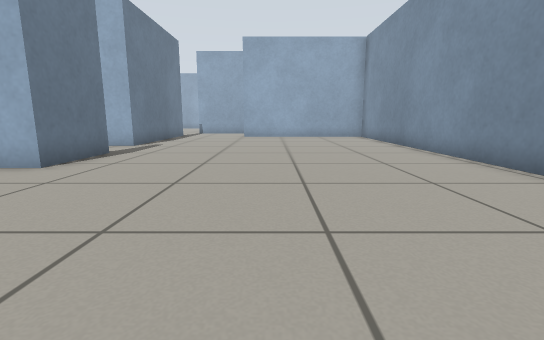
view 1 (above)

17 first-person views from a walk through a robot-simulator world made for Gazebo. The camera is 0.5 m above the floor, tilts 10° down and sees 85° across. The floor is counted in squares, 0.5 m on a side. Each view is taken from the middle of a square. On the plan, view 1 faces up. The plan holds only what a view shows up to about 12 squares ahead; the rest is blank.

view 2
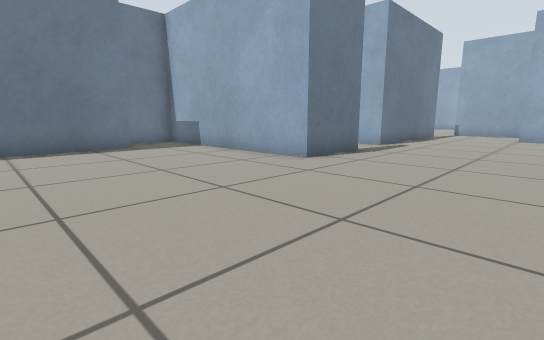

view 3
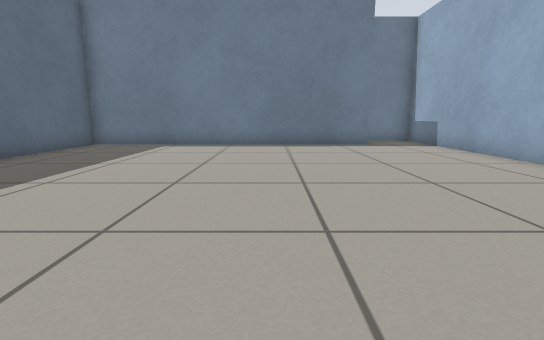

view 4
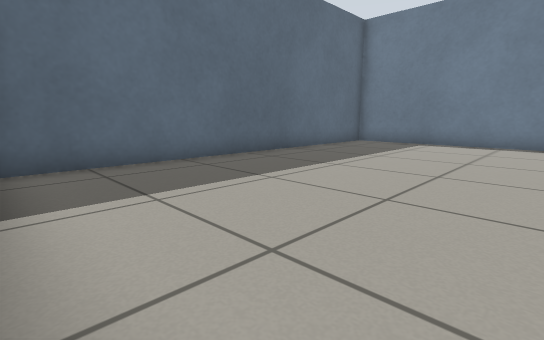

view 5
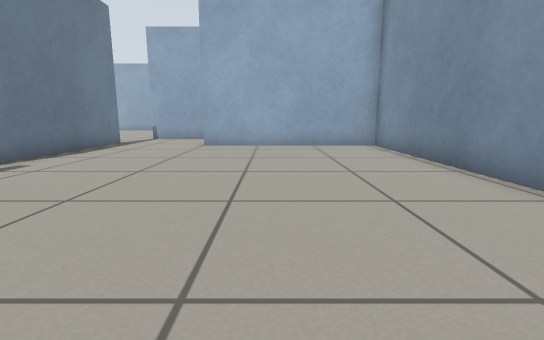

view 6
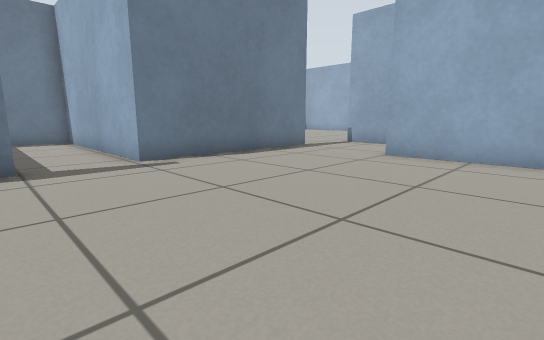

view 7
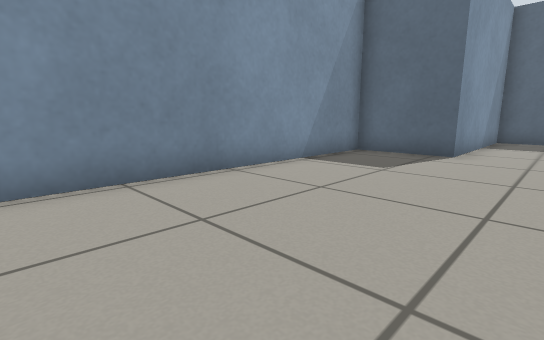

view 8
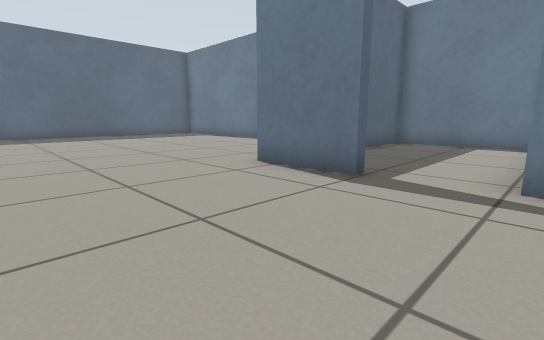

view 9
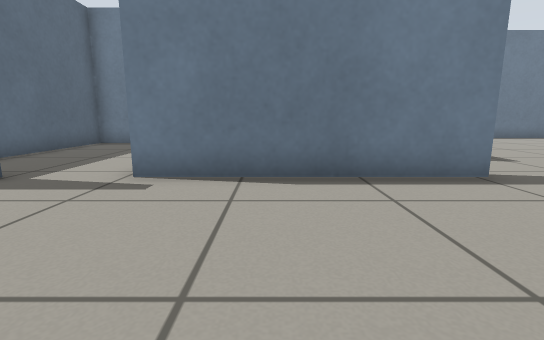

view 10
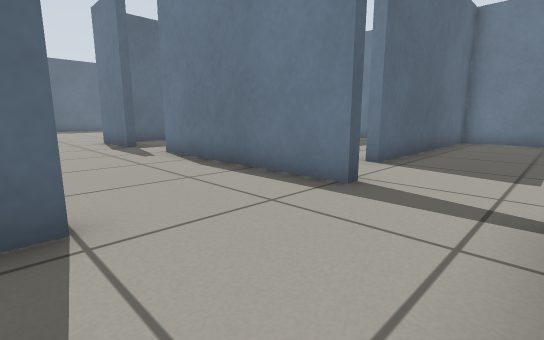

view 11
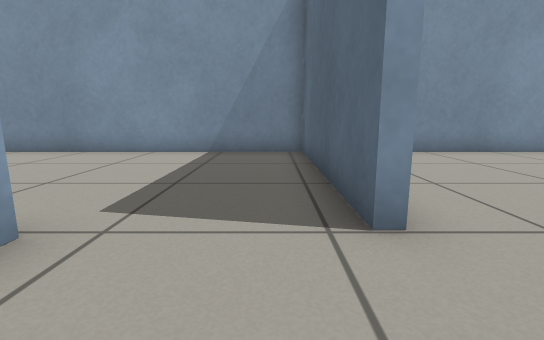

view 12
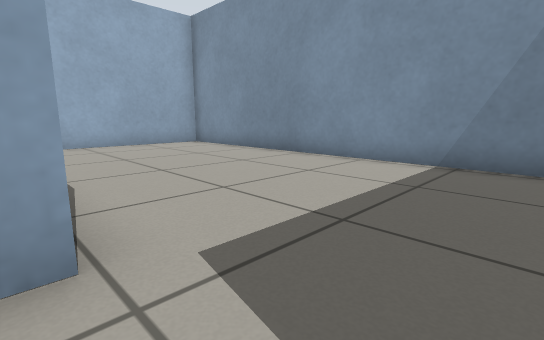

view 13
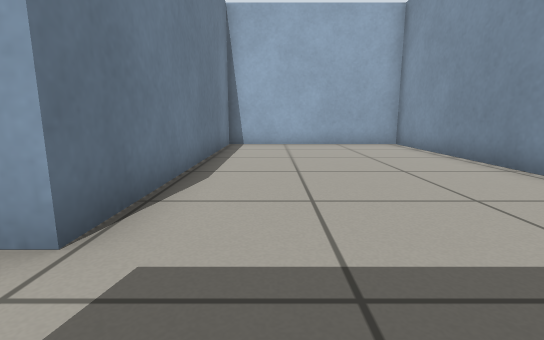

view 14
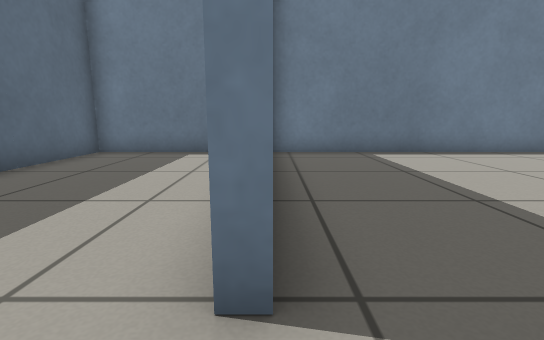

view 15
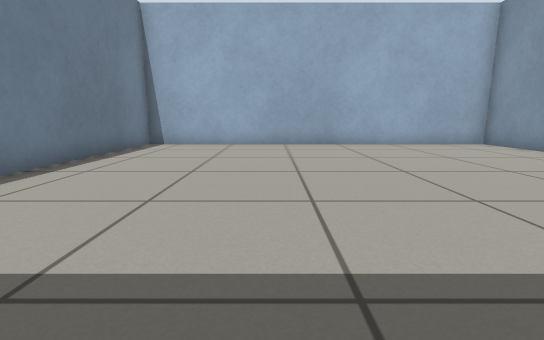

view 16
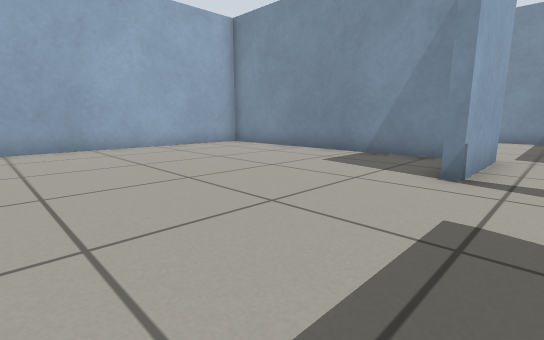

view 17
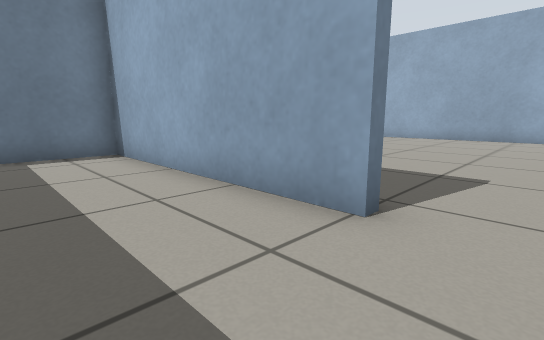

### Floor plan
Ten units are one square. View 1 is at (0, 0); x grows to the right and y downward. Boxes are objects, and circles mark ways between rooms. Rooms are numbered by the first view taken in them; rooms with no view inside come last. Other rooms are left out.
<svg viewBox="-152 -288 204 359">
<path fill="none" stroke="#000" d="M-46 -85 -46 -59 -118 -59 -118 -41M-101 -37 -101 66 20 66 20 6 47 6 47 -157 -15 -157M-50 -155 -50 -106M-15 -161 47 -161 47 -283 -16 -283 -16 -191 -48 -191M-54 -167 -50 -167 -50 -155M-74 -161 -74 -157 -147 -157 -147 -109 -115 -109M-19 -201 -19 -283 -147 -283 -147 -161 -74 -161M-50 -106 -118 -106 -118 -62 -58 -62"/>
<circle cx="-30" cy="-160" r="3" fill="#2a7"/>
<circle cx="-50" cy="-95" r="3" fill="#2a7"/>
<circle cx="-45" cy="-175" r="3" fill="#2a7"/>
<circle cx="-65" cy="-160" r="3" fill="#2a7"/>
<text x="-20" y="-40">1</text>
<text x="10" y="-220">2</text>
<text x="-100" y="-140">3</text>
<text x="-90" y="-230">4</text>
<text x="-90" y="-90">5</text>
</svg>
Room 1 opens to room 2. Room 1 opens to room 5. Room 2 opens to room 4. Room 3 opens to room 4.

Where each view was taken, in squares from view 1:
view 1: 0 up, 0 right, facing up
view 2: 0 up, 0 right, facing up-left
view 3: 0 up, 1 right, facing left
view 4: 0 up, 2 right, facing down-left
view 5: 5 up, 1 right, facing up
view 6: 8 up, 2 right, facing up-left
view 7: 8 up, 0 right, facing down-right
view 8: 11 up, 0 right, facing down-left
view 9: 13 up, 0 right, facing left
view 10: 19 up, 1 left, facing down-left
view 11: 17 up, 4 left, facing right
view 12: 17 up, 2 left, facing up-right
view 13: 17 up, 0 right, facing up
view 14: 16 up, 6 left, facing left
view 15: 17 up, 10 left, facing up
view 16: 18 up, 10 left, facing up-right
view 17: 13 up, 6 left, facing up-left
